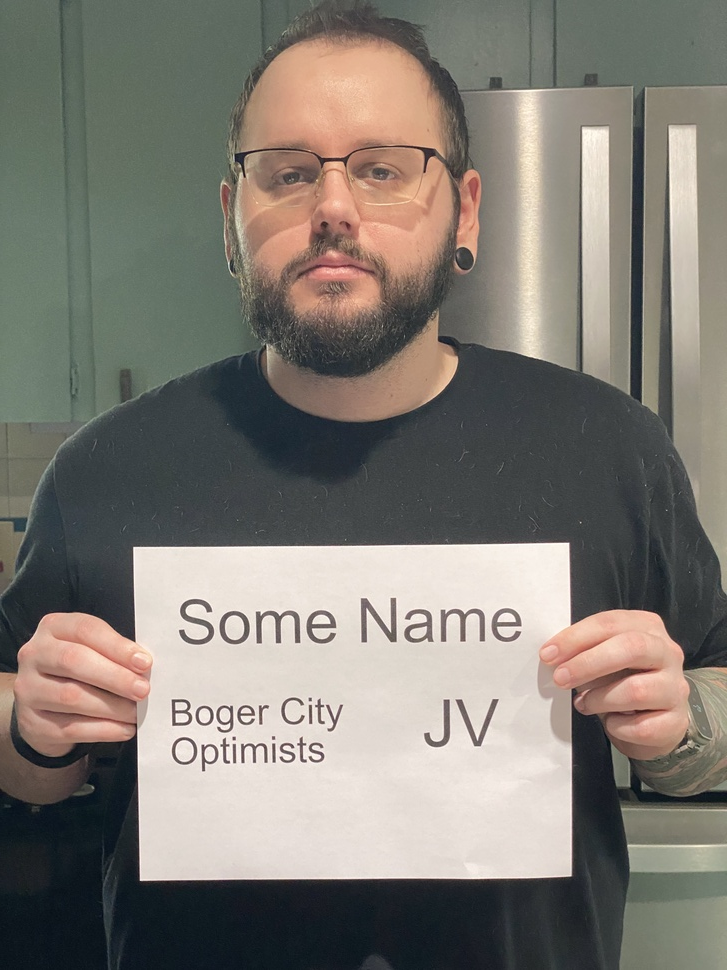
#> input picture original-images/IMG_5447.JPG, 727 x 970 px, shrunk from 3024 x 4032 before the run; its folder holds only this picture in this run
$ python preprocess_images.py
#> lines starting #> are read from the running program, lines starting #| are printed output that depends on the picture
import os
import cv2
import json

# Path to the directory containing the original images
original_images_directory = "original-images"

# Path to the directory where preprocessed images will be saved
preprocessed_images_directory = "preprocessed-images"

# Create a mapping dictionary to map preprocessed image filenames to original image filenames
image_mapping = {}

# Create preprocessed images directory if it doesn't exist
if not os.path.exists(preprocessed_images_directory):
  os.makedirs(preprocessed_images_directory)

# Function to preprocess images
def preprocess_images(original_images_directory, preprocessed_images_directory):
  # Loop through each image in the original directory
#> called with original_images_directory = 'original-images', preprocessed_images_directory = 'preprocessed-images'
  for image_file in os.listdir(original_images_directory):
    if image_file.endswith(('.jpg', '.JPG', '.jpeg', '.png')):
      original_path = os.path.join(original_images_directory, image_file)
      preprocessed_filename = f"{os.path.splitext(image_file)[0]}.jpg"
      preprocessed_path = os.path.join(preprocessed_images_directory, preprocessed_filename)
      try:
        # Read the original image
        original_image = cv2.imread(original_path)
#> original_image is the input picture: shape (970, 727, 3); mean B, G, R 115.9, 123.4, 128.3
        # Check if the image is empty or invalid
        if original_image is None:
          print(f"Failed to read image: {image_file}")
          continue
        # Upscale the preprocessed image to 200%
        scaled_image = cv2.resize(original_image, None, fx=2, fy=2, interpolation=cv2.INTER_CUBIC)
        # Convert the original image to grayscale
        gray = cv2.cvtColor(scaled_image, cv2.COLOR_BGR2GRAY)
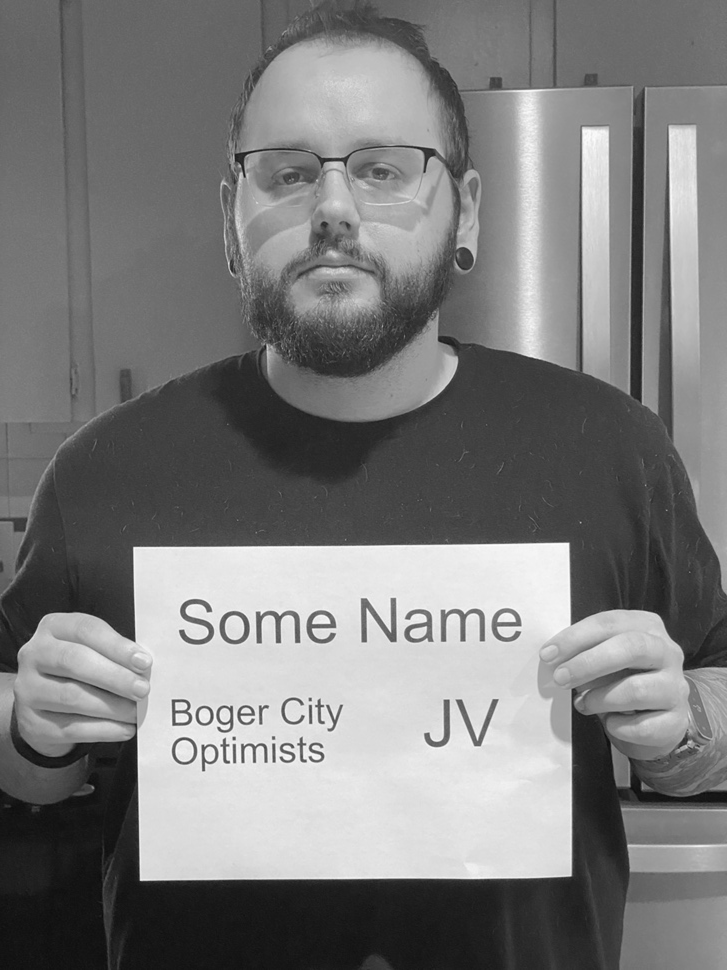
#> gray: shape (1940, 1454) (shown at 1/2 size); min 7, max 255, mean 124.1
        # Apply binarization
        # _, binary = cv2.threshold(gray, 0, 255, cv2.THRESH_BINARY | cv2.THRESH_OTSU)
        # Apply denoising
        denoised = cv2.fastNlMeansDenoising(gray, None, 10, 7, 21)
        # tiff_path = os.path.join(preprocessed_images_directory, tiff_filename)
        cv2.imwrite(preprocessed_path, denoised)
        # Add the mapping from preprocessed image filename to original image filename
        image_mapping[image_file] = preprocessed_filename
      except Exception as e:
        print(f"Error preprocessing image {image_file}: {e}")
    # Save the mapping dictionary to a JSON file
    mapping_file = os.path.join(preprocessed_images_directory, "image_mapping.json")
    with open(mapping_file, 'w') as f:
      json.dump(image_mapping, f)
# Call the function to preprocess images
preprocess_images(original_images_directory, preprocessed_images_directory)
print("Preprocessing completed.")

$ run again, on original-images/IMG_5448.JPG
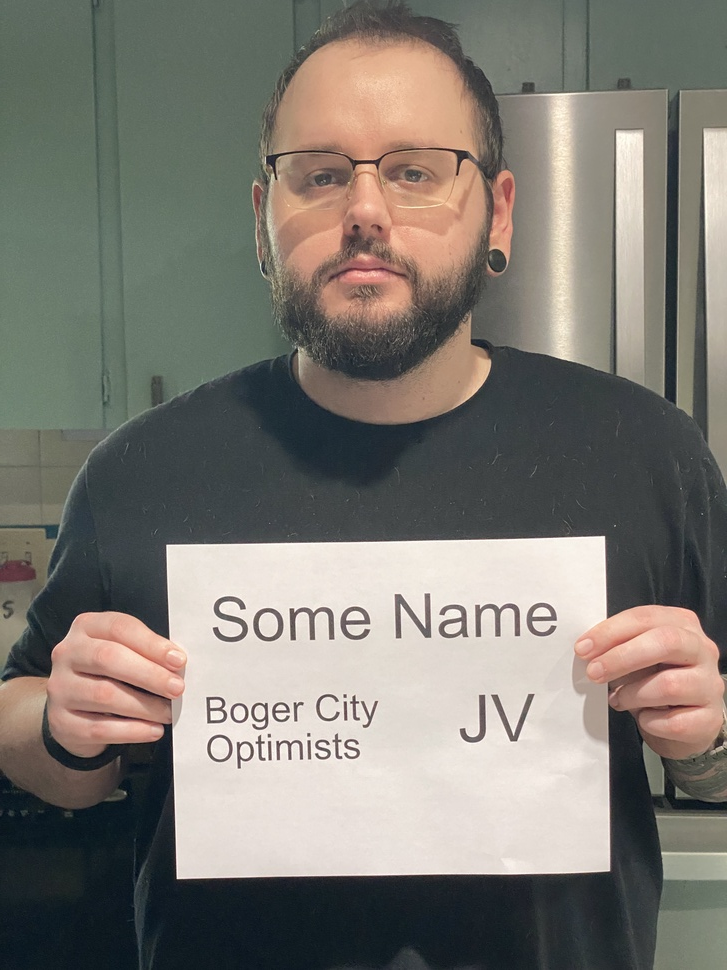
#> input picture original-images/IMG_5448.JPG, 727 x 970 px, shrunk from 3024 x 4032 before the run
#> in preprocess_images, original_image is the input picture: shape (970, 727, 3); mean B, G, R 115, 122.2, 126.1
#> in preprocess_images, `gray = cv2.cvtColor(scaled_image, cv2.COLOR_BGR2GRAY)`:
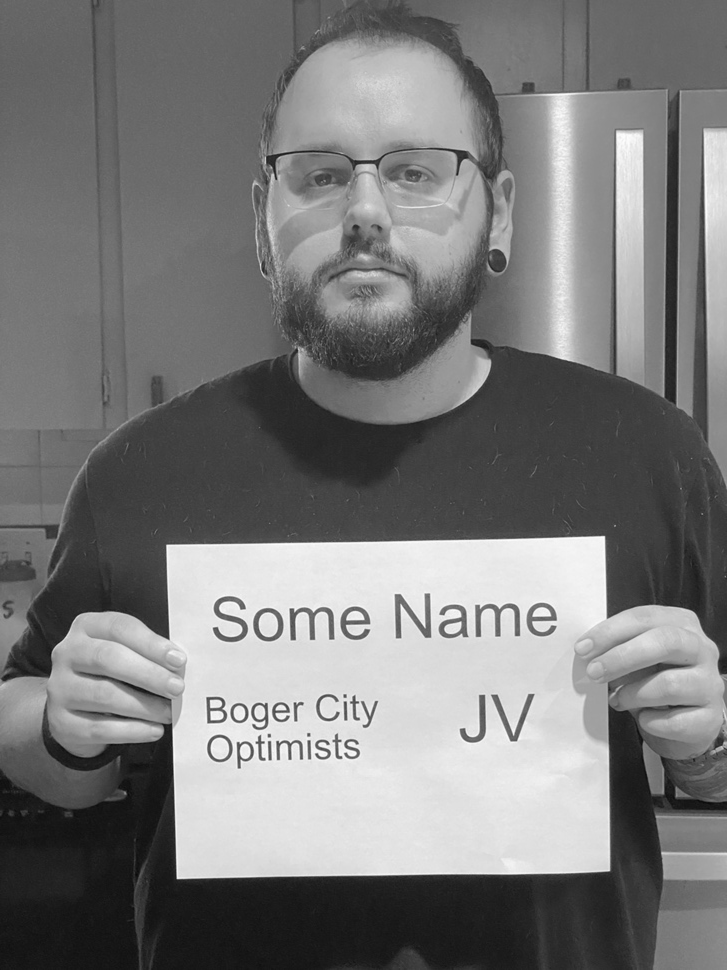
#> gray: shape (1940, 1454) (shown at 1/2 size); min 1, max 255, mean 122.6

$ run again, on original-images/IMG_5449.JPG
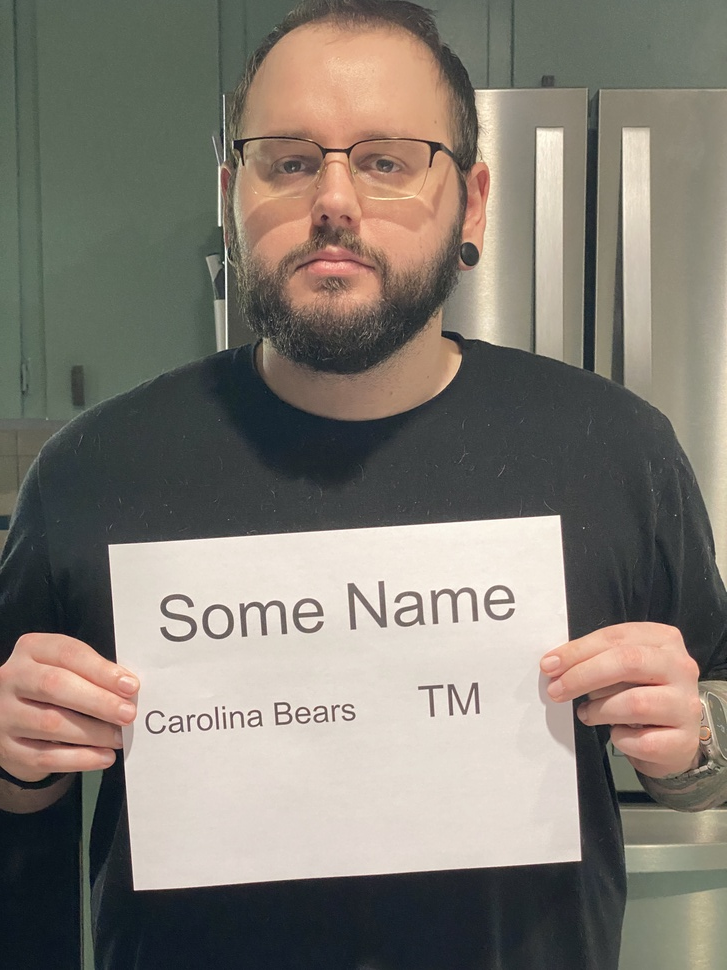
#> input picture original-images/IMG_5449.JPG, 727 x 970 px, shrunk from 3024 x 4032 before the run
#> in preprocess_images, original_image is the input picture: shape (970, 727, 3); mean B, G, R 114.8, 123.8, 129.9
#> in preprocess_images, `gray = cv2.cvtColor(scaled_image, cv2.COLOR_BGR2GRAY)`:
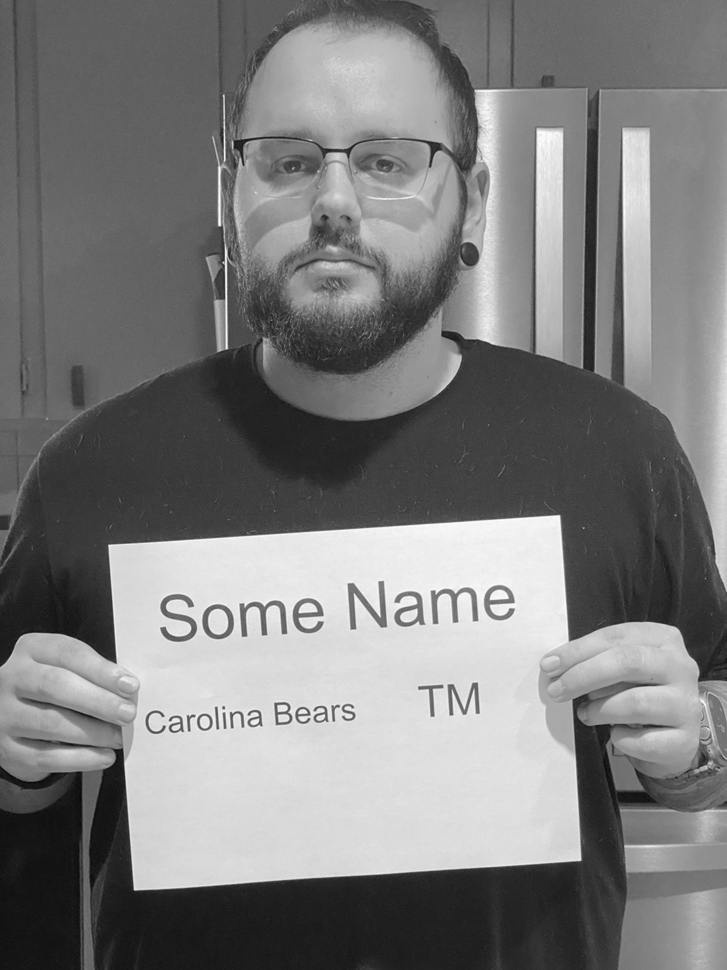
#> gray: shape (1940, 1454) (shown at 1/2 size); min 0, max 255, mean 124.6

$ run again, on original-images/IMG_5450.JPG
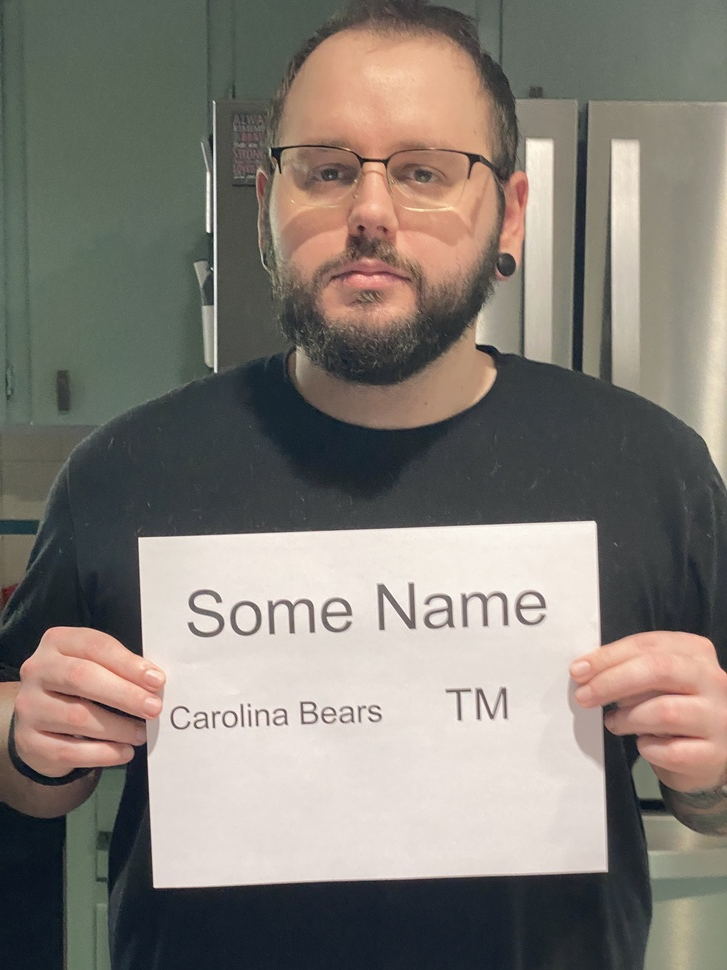
#> input picture original-images/IMG_5450.JPG, 727 x 970 px, shrunk from 3024 x 4032 before the run
#> in preprocess_images, original_image is the input picture: shape (970, 727, 3); mean B, G, R 116.8, 124.4, 130.3
#> in preprocess_images, `gray = cv2.cvtColor(scaled_image, cv2.COLOR_BGR2GRAY)`:
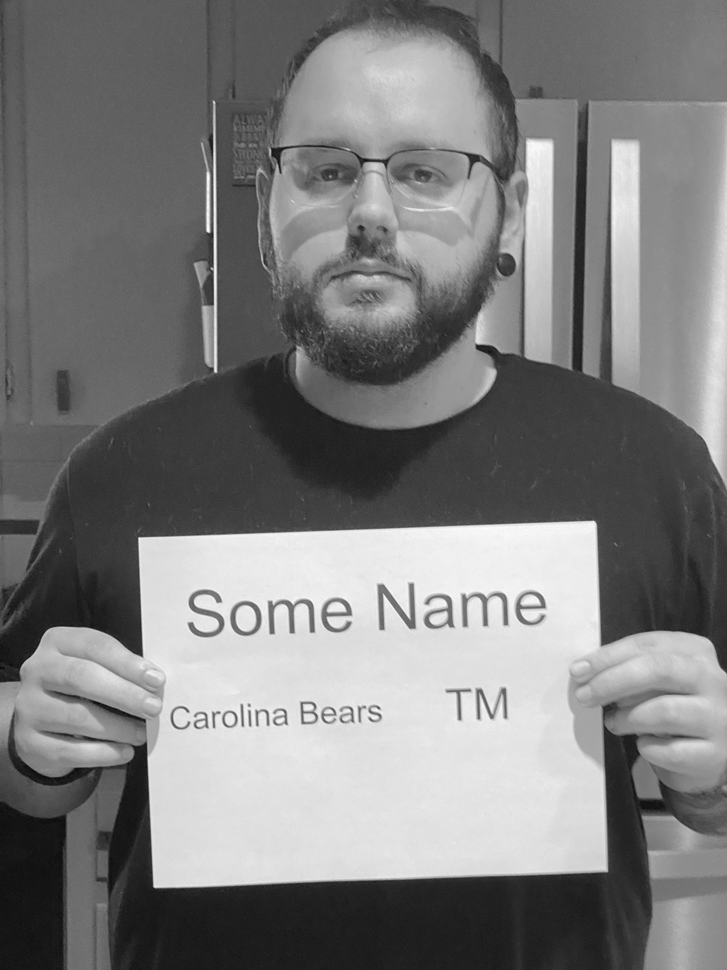
#> gray: shape (1940, 1454) (shown at 1/2 size); min 3, max 255, mean 125.3
